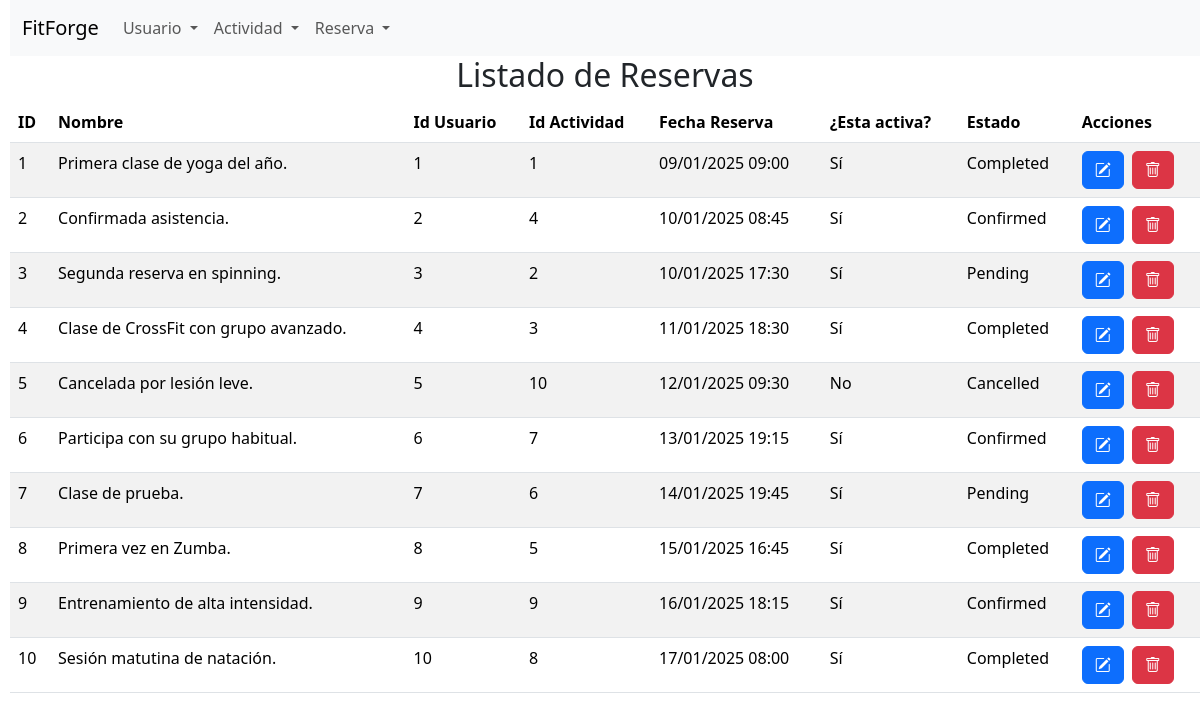
Page /listado_reservas.php on the committed database.
### tables this page shows
CREATE TABLE `reservation` (
  `id_reservation` int NOT NULL,
  `name` varchar(40) NOT NULL,
  `id_user` int NOT NULL,
  `id_activity` int NOT NULL,
  `reservation_date` datetime NOT NULL,
  `is_active` tinyint(1) NOT NULL,
  `status` enum('pending','confirmed','cancelled','completed') NOT NULL
);

### listado_reservas.php (the view, shortened to what this page needs)
<?php
$conexion = obtenerConexion();
$sql = "SELECT id_reservation, name AS name_reservation, id_user, id_activity, reservation_date, is_active, status
        FROM reservation
        ORDER BY id_reservation ASC;";
$resultado = mysqli_query($conexion, $sql);
$mensaje = "<h2 class='text-center'>Listado de Reservas</h2>";
$mensaje .= "<table class='table table-striped'>";
$mensaje .= "<thead><tr>
                <th>ID</th>
                <th>Nombre</th>
                <th>Id Usuario</th>
                <th>Id Actividad</th>
                <th>Fecha Reserva</th>
                <th>¿Esta activa?</th>
                <th>Estado</th>
                <th>Acciones</th>
                </tr></thead>";
$mensaje .= "<tbody>";
while ($fila = mysqli_fetch_assoc($resultado)) {
    $mensaje .= "<tr><td>" . $fila['id_reservation'] . "</td>";
    $mensaje .= "<td>" . $fila['name_reservation'] . "</td>";
    $mensaje .= "<td>" . $fila['id_user'] . "</td>";
    $mensaje .= "<td>" . $fila['id_activity'] . "</td>";
    $mensaje .= "<td>" . date("d/m/Y H:i", strtotime($fila['reservation_date'])) . "</td>";
    $mensaje .= "<td>" . ($fila['is_active'] ? 'Sí' : 'No') . "</td>";
    $mensaje .= "<td>" . ucfirst($fila['status']) . "</td>";
    $mensaje .= "<td>
                    <form class='d-inline me-1' action='editar_reserva.php' method='post'>
                        <input type='hidden' name='reserva' value='" . htmlspecialchars(json_encode($fila), ENT_QUOTES) . "' />
                        <button name='Editar' class='btn btn-primary'><i class='bi bi-pencil-square'></i></button>
                    </form>
                    <form class='d-inline' action='proceso_borrar_reserva.php' method='post'>
                        <input type='hidden' name='id_reservation' value='" . $fila['id_reservation'] . "' />
                        <button name='Borrar' class='btn btn-danger'><i class='bi bi-trash'></i></button>
                    </form>";
    $mensaje .= "</td></tr>";
}
$mensaje .= "</tbody></table>";
echo $mensaje;

### rows in the picture
reservation: id_reservation "1", name "Primera clase de yoga del año.", id_user "1", id_activity "1", reservation_date "09/01/2025 09:00", is_active "Sí", status "Completed"
reservation: id_reservation "2", name "Confirmada asistencia.", id_user "2", id_activity "4", reservation_date "10/01/2025 08:45", is_active "Sí", status "Confirmed"
reservation: id_reservation "3", name "Segunda reserva en spinning.", id_user "3", id_activity "2", reservation_date "10/01/2025 17:30", is_active "Sí", status "Pending"
reservation: id_reservation "4", name "Clase de CrossFit con grupo avanzado.", id_user "4", id_activity "3", reservation_date "11/01/2025 18:30", is_active "Sí", status "Completed"
reservation: id_reservation "5", name "Cancelada por lesión leve.", id_user "5", id_activity "10", reservation_date "12/01/2025 09:30", is_active "No", status "Cancelled"
reservation: id_reservation "6", name "Participa con su grupo habitual.", id_user "6", id_activity "7", reservation_date "13/01/2025 19:15", is_active "Sí", status "Confirmed"
reservation: id_reservation "7", name "Clase de prueba.", id_user "7", id_activity "6", reservation_date "14/01/2025 19:45", is_active "Sí", status "Pending"
reservation: id_reservation "8", name "Primera vez en Zumba.", id_user "8", id_activity "5", reservation_date "15/01/2025 16:45", is_active "Sí", status "Completed"
reservation: id_reservation "9", name "Entrenamiento de alta intensidad.", id_user "9", id_activity "9", reservation_date "16/01/2025 18:15", is_active "Sí", status "Confirmed"
reservation: id_reservation "10", name "Sesión matutina de natación.", id_user "10", id_activity "8", reservation_date "17/01/2025 08:00", is_active "Sí", status "Completed"
